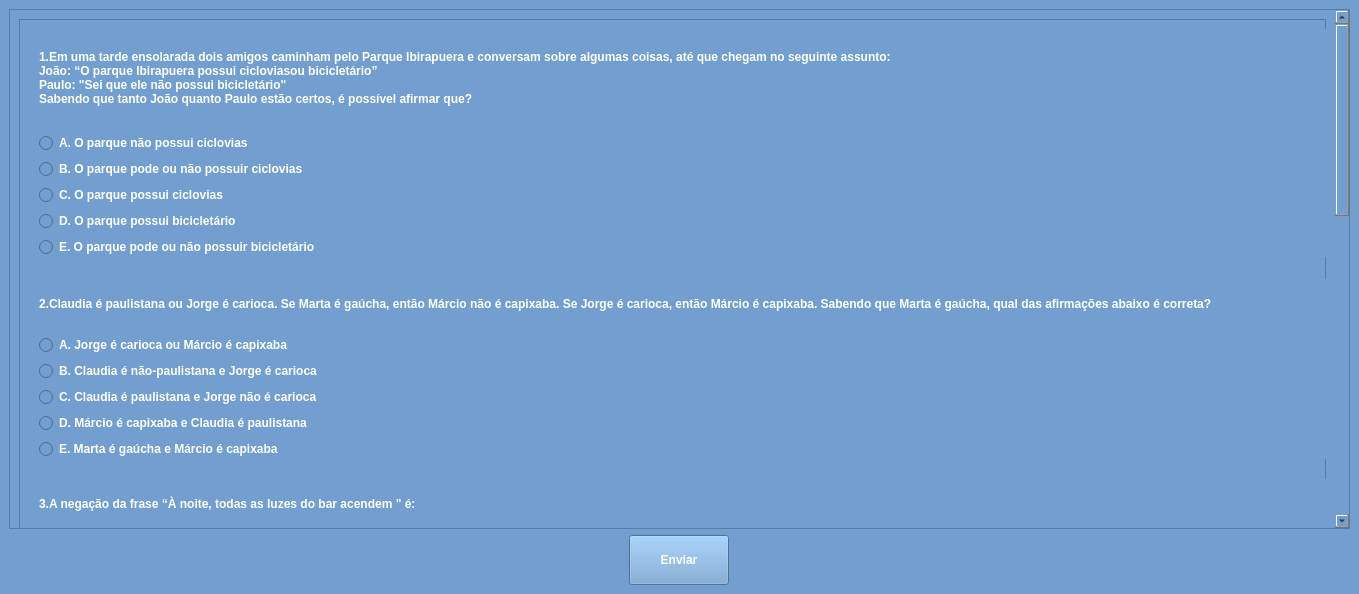
<?xml version="1.0" encoding="UTF-8"?>
<ui version="4.0">
 <class>Quiz</class>
 <widget class="QMainWindow" name="Quiz">
  <property name="geometry">
   <rect>
    <x>0</x>
    <y>0</y>
    <width>1359</width>
    <height>594</height>
   </rect>
  </property>
  <property name="minimumSize">
   <size>
    <width>500</width>
    <height>500</height>
   </size>
  </property>
  <property name="maximumSize">
   <size>
    <width>2000</width>
    <height>2000</height>
   </size>
  </property>
  <property name="windowTitle">
   <string>MainWindow</string>
  </property>
  <widget class="QWidget" name="centralwidget">
   <property name="styleSheet">
    <string notr="true">background-color: rgb(114, 159, 207);</string>
   </property>
   <layout class="QGridLayout" name="gridLayout">
    <item row="0" column="0">
     <widget class="QScrollArea" name="scrollArea">
      <property name="minimumSize">
       <size>
        <width>300</width>
        <height>300</height>
       </size>
      </property>
      <property name="maximumSize">
       <size>
        <width>2000</width>
        <height>2000</height>
       </size>
      </property>
      <property name="styleSheet">
       <string notr="true">background-color: rgb(114, 159, 207);</string>
      </property>
      <property name="widgetResizable">
       <bool>true</bool>
      </property>
      <widget class="QWidget" name="scrollAreaWidgetContents">
       <property name="geometry">
        <rect>
         <x>0</x>
         <y>0</y>
         <width>1329</width>
         <height>1312</height>
        </rect>
       </property>
       <property name="styleSheet">
        <string notr="true">background-color: rgb(114, 159, 207);</string>
       </property>
       <layout class="QGridLayout" name="gridLayout_2">
        <item row="0" column="0">
         <widget class="QFrame" name="frame">
          <property name="minimumSize">
           <size>
            <width>0</width>
            <height>1300</height>
           </size>
          </property>
          <property name="styleSheet">
           <string notr="true">background-color: rgb(114, 159, 207);</string>
          </property>
          <property name="frameShape">
           <enum>QFrame::StyledPanel</enum>
          </property>
          <property name="frameShadow">
           <enum>QFrame::Raised</enum>
          </property>
          <widget class="QWidget" name="layoutWidget">
           <property name="geometry">
            <rect>
             <x>20</x>
             <y>260</y>
             <width>1295</width>
             <height>180</height>
            </rect>
           </property>
           <layout class="QVBoxLayout" name="verticalLayout_4">
            <item>
             <widget class="QLabel" name="label_2">
              <property name="font">
               <font>
                <weight>75</weight>
                <bold>true</bold>
               </font>
              </property>
              <property name="styleSheet">
               <string notr="true">color: rgb(255, 255, 255);</string>
              </property>
              <property name="text">
               <string>2.Claudia é paulistana ou Jorge é carioca. Se Marta é gaúcha, então Márcio não é capixaba. Se Jorge é carioca, então Márcio é capixaba. Sabendo que Marta é gaúcha, qual das afirmações abaixo é correta?</string>
              </property>
             </widget>
            </item>
            <item>
             <widget class="QRadioButton" name="radioButton_6">
              <property name="font">
               <font>
                <weight>75</weight>
                <bold>true</bold>
               </font>
              </property>
              <property name="styleSheet">
               <string notr="true">color: rgb(255, 255, 255);</string>
              </property>
              <property name="text">
               <string>A. Jorge é carioca ou Márcio é capixaba</string>
              </property>
             </widget>
            </item>
            <item>
             <widget class="QRadioButton" name="radioButton_7">
              <property name="font">
               <font>
                <weight>75</weight>
                <bold>true</bold>
               </font>
              </property>
              <property name="styleSheet">
               <string notr="true">color: rgb(255, 255, 255);</string>
              </property>
              <property name="text">
               <string>B. Claudia é não-paulistana e Jorge é carioca</string>
              </property>
             </widget>
            </item>
            <item>
             <widget class="QRadioButton" name="radioButton_8">
              <property name="font">
               <font>
                <weight>75</weight>
                <bold>true</bold>
               </font>
              </property>
              <property name="styleSheet">
               <string notr="true">color: rgb(255, 255, 255);</string>
              </property>
              <property name="text">
               <string>C. Claudia é paulistana e Jorge não é carioca</string>
              </property>
             </widget>
            </item>
            <item>
             <widget class="QRadioButton" name="radioButton_9">
              <property name="font">
               <font>
                <weight>75</weight>
                <bold>true</bold>
               </font>
              </property>
              <property name="styleSheet">
               <string notr="true">color: rgb(255, 255, 255);</string>
              </property>
              <property name="text">
               <string>D. Márcio é capixaba e Claudia é paulistana</string>
              </property>
             </widget>
            </item>
            <item>
             <widget class="QRadioButton" name="radioButton_10">
              <property name="font">
               <font>
                <weight>75</weight>
                <bold>true</bold>
               </font>
              </property>
              <property name="styleSheet">
               <string notr="true">color: rgb(255, 255, 255);</string>
              </property>
              <property name="text">
               <string>E. Marta é gaúcha e Márcio é capixaba</string>
              </property>
             </widget>
            </item>
           </layout>
          </widget>
          <widget class="QWidget" name="layoutWidget_2">
           <property name="geometry">
            <rect>
             <x>20</x>
             <y>460</y>
             <width>1295</width>
             <height>180</height>
            </rect>
           </property>
           <layout class="QVBoxLayout" name="verticalLayout_5">
            <item>
             <widget class="QLabel" name="label_3">
              <property name="font">
               <font>
                <weight>75</weight>
                <bold>true</bold>
               </font>
              </property>
              <property name="styleSheet">
               <string notr="true">color: rgb(255, 255, 255);</string>
              </property>
              <property name="text">
               <string>3.A negação da frase “À noite, todas as luzes do bar acendem &quot; é:</string>
              </property>
             </widget>
            </item>
            <item>
             <widget class="QRadioButton" name="radioButton_11">
              <property name="font">
               <font>
                <weight>75</weight>
                <bold>true</bold>
               </font>
              </property>
              <property name="styleSheet">
               <string notr="true">color: rgb(255, 255, 255);</string>
              </property>
              <property name="text">
               <string>A. À noite, nenhum a luz do bar acende</string>
              </property>
             </widget>
            </item>
            <item>
             <widget class="QRadioButton" name="radioButton_12">
              <property name="font">
               <font>
                <weight>75</weight>
                <bold>true</bold>
               </font>
              </property>
              <property name="styleSheet">
               <string notr="true">color: rgb(255, 255, 255);</string>
              </property>
              <property name="text">
               <string>B. De dia, todas as luzes do bar acendem</string>
              </property>
             </widget>
            </item>
            <item>
             <widget class="QRadioButton" name="radioButton_13">
              <property name="font">
               <font>
                <weight>75</weight>
                <bold>true</bold>
               </font>
              </property>
              <property name="styleSheet">
               <string notr="true">color: rgb(255, 255, 255);</string>
              </property>
              <property name="text">
               <string>C. De dia, nenhum a luz do bar acende</string>
              </property>
             </widget>
            </item>
            <item>
             <widget class="QRadioButton" name="radioButton_14">
              <property name="font">
               <font>
                <weight>75</weight>
                <bold>true</bold>
               </font>
              </property>
              <property name="styleSheet">
               <string notr="true">color: rgb(255, 255, 255);</string>
              </property>
              <property name="text">
               <string>D. De dia, tem pelo m enos um a luz do bar que não acende</string>
              </property>
             </widget>
            </item>
            <item>
             <widget class="QRadioButton" name="radioButton_15">
              <property name="font">
               <font>
                <weight>75</weight>
                <bold>true</bold>
               </font>
              </property>
              <property name="styleSheet">
               <string notr="true">color: rgb(255, 255, 255);</string>
              </property>
              <property name="text">
               <string>E. À noite, tem pelo m enos um a luz do bar que não acende</string>
              </property>
             </widget>
            </item>
           </layout>
          </widget>
          <widget class="QWidget" name="layoutWidget_3">
           <property name="geometry">
            <rect>
             <x>20</x>
             <y>660</y>
             <width>1296</width>
             <height>180</height>
            </rect>
           </property>
           <layout class="QVBoxLayout" name="verticalLayout_6">
            <item>
             <widget class="QLabel" name="label_4">
              <property name="font">
               <font>
                <weight>75</weight>
                <bold>true</bold>
               </font>
              </property>
              <property name="styleSheet">
               <string notr="true">color: rgb(255, 255, 255);</string>
              </property>
              <property name="text">
               <string>4.Vamos considerar que a frase “Nenhum a pessoa sedentária pratica atividade física&quot; é falsa, qual das seguintes proposições é verdadeira?</string>
              </property>
             </widget>
            </item>
            <item>
             <widget class="QRadioButton" name="radioButton_16">
              <property name="font">
               <font>
                <weight>75</weight>
                <bold>true</bold>
               </font>
              </property>
              <property name="styleSheet">
               <string notr="true">color: rgb(255, 255, 255);</string>
              </property>
              <property name="text">
               <string>A. Pelo menos um a pessoa sedentária pratica atividade física</string>
              </property>
             </widget>
            </item>
            <item>
             <widget class="QRadioButton" name="radioButton_17">
              <property name="font">
               <font>
                <weight>75</weight>
                <bold>true</bold>
               </font>
              </property>
              <property name="styleSheet">
               <string notr="true">color: rgb(255, 255, 255);</string>
              </property>
              <property name="text">
               <string>B. Algum as pessoas sedentárias não praticam atividade física</string>
              </property>
             </widget>
            </item>
            <item>
             <widget class="QRadioButton" name="radioButton_18">
              <property name="font">
               <font>
                <weight>75</weight>
                <bold>true</bold>
               </font>
              </property>
              <property name="styleSheet">
               <string notr="true">color: rgb(255, 255, 255);</string>
              </property>
              <property name="text">
               <string>C. Não há pessoa sedentária que pratique atividade física</string>
              </property>
             </widget>
            </item>
            <item>
             <widget class="QRadioButton" name="radioButton_19">
              <property name="font">
               <font>
                <weight>75</weight>
                <bold>true</bold>
               </font>
              </property>
              <property name="styleSheet">
               <string notr="true">color: rgb(255, 255, 255);</string>
              </property>
              <property name="text">
               <string>D. Toda pessoa sedentária pratica atividade física</string>
              </property>
             </widget>
            </item>
            <item>
             <widget class="QRadioButton" name="radioButton_20">
              <property name="font">
               <font>
                <weight>75</weight>
                <bold>true</bold>
               </font>
              </property>
              <property name="styleSheet">
               <string notr="true">color: rgb(255, 255, 255);</string>
              </property>
              <property name="text">
               <string>E. Toda pessoa sedentária não pratica atividade física</string>
              </property>
             </widget>
            </item>
           </layout>
          </widget>
          <widget class="QWidget" name="layoutWidget_4">
           <property name="geometry">
            <rect>
             <x>20</x>
             <y>860</y>
             <width>1295</width>
             <height>180</height>
            </rect>
           </property>
           <layout class="QVBoxLayout" name="verticalLayout_7">
            <item>
             <widget class="QLabel" name="label_5">
              <property name="font">
               <font>
                <weight>75</weight>
                <bold>true</bold>
               </font>
              </property>
              <property name="styleSheet">
               <string notr="true">color: rgb(255, 255, 255);</string>
              </property>
              <property name="text">
               <string>5.É dada a seguinte série: 5 ,4 , 6, 5, 7, 6. Qual é o próximo núm ero da sequência?</string>
              </property>
             </widget>
            </item>
            <item>
             <widget class="QRadioButton" name="radioButton_21">
              <property name="font">
               <font>
                <weight>75</weight>
                <bold>true</bold>
               </font>
              </property>
              <property name="styleSheet">
               <string notr="true">color: rgb(255, 255, 255);</string>
              </property>
              <property name="text">
               <string>A. 8</string>
              </property>
             </widget>
            </item>
            <item>
             <widget class="QRadioButton" name="radioButton_22">
              <property name="font">
               <font>
                <weight>75</weight>
                <bold>true</bold>
               </font>
              </property>
              <property name="styleSheet">
               <string notr="true">color: rgb(255, 255, 255);</string>
              </property>
              <property name="text">
               <string>B. 3</string>
              </property>
             </widget>
            </item>
            <item>
             <widget class="QRadioButton" name="radioButton_23">
              <property name="font">
               <font>
                <weight>75</weight>
                <bold>true</bold>
               </font>
              </property>
              <property name="styleSheet">
               <string notr="true">color: rgb(255, 255, 255);</string>
              </property>
              <property name="text">
               <string>C. 6</string>
              </property>
             </widget>
            </item>
            <item>
             <widget class="QRadioButton" name="radioButton_24">
              <property name="font">
               <font>
                <weight>75</weight>
                <bold>true</bold>
               </font>
              </property>
              <property name="styleSheet">
               <string notr="true">color: rgb(255, 255, 255);</string>
              </property>
              <property name="text">
               <string>D. 7</string>
              </property>
             </widget>
            </item>
            <item>
             <widget class="QRadioButton" name="radioButton_25">
              <property name="font">
               <font>
                <weight>75</weight>
                <bold>true</bold>
               </font>
              </property>
              <property name="styleSheet">
               <string notr="true">color: rgb(255, 255, 255);</string>
              </property>
              <property name="text">
               <string>E. 5</string>
              </property>
             </widget>
            </item>
           </layout>
          </widget>
          <widget class="QWidget" name="layoutWidget_5">
           <property name="geometry">
            <rect>
             <x>20</x>
             <y>1060</y>
             <width>1447</width>
             <height>196</height>
            </rect>
           </property>
           <layout class="QVBoxLayout" name="verticalLayout_8">
            <item>
             <widget class="QLabel" name="label_6">
              <property name="font">
               <font>
                <weight>75</weight>
                <bold>true</bold>
               </font>
              </property>
              <property name="styleSheet">
               <string notr="true">color: rgb(255, 255, 255);</string>
              </property>
              <property name="text">
               <string>6.Você recebe um email contendo um link que pode te levar a um vírus ou a um celular de últim a geração. O email contém a seguinte mensagem :
 “ Não é verdade que este link não contém um vírus.&quot;. Você sabe que o conteúdo no texto do email é verdadeiro.</string>
              </property>
             </widget>
            </item>
            <item>
             <widget class="QRadioButton" name="radioButton_26">
              <property name="font">
               <font>
                <weight>75</weight>
                <bold>true</bold>
               </font>
              </property>
              <property name="styleSheet">
               <string notr="true">color: rgb(255, 255, 255);</string>
              </property>
              <property name="text">
               <string>A. Um vírus</string>
              </property>
             </widget>
            </item>
            <item>
             <widget class="QRadioButton" name="radioButton_27">
              <property name="font">
               <font>
                <weight>75</weight>
                <bold>true</bold>
               </font>
              </property>
              <property name="styleSheet">
               <string notr="true">color: rgb(255, 255, 255);</string>
              </property>
              <property name="text">
               <string>B . Um vírus e um celular</string>
              </property>
             </widget>
            </item>
            <item>
             <widget class="QRadioButton" name="radioButton_28">
              <property name="font">
               <font>
                <weight>75</weight>
                <bold>true</bold>
               </font>
              </property>
              <property name="styleSheet">
               <string notr="true">color: rgb(255, 255, 255);</string>
              </property>
              <property name="text">
               <string>C. Um vírus ou um celular</string>
              </property>
             </widget>
            </item>
            <item>
             <widget class="QRadioButton" name="radioButton_29">
              <property name="font">
               <font>
                <weight>75</weight>
                <bold>true</bold>
               </font>
              </property>
              <property name="styleSheet">
               <string notr="true">color: rgb(255, 255, 255);</string>
              </property>
              <property name="text">
               <string>D. Um celular</string>
              </property>
             </widget>
            </item>
            <item>
             <widget class="QRadioButton" name="radioButton_30">
              <property name="font">
               <font>
                <weight>75</weight>
                <bold>true</bold>
               </font>
              </property>
              <property name="styleSheet">
               <string notr="true">color: rgb(255, 255, 255);</string>
              </property>
              <property name="text">
               <string>E. O link está vazio</string>
              </property>
             </widget>
            </item>
           </layout>
          </widget>
          <widget class="QWidget" name="layoutWidget">
           <property name="geometry">
            <rect>
             <x>20</x>
             <y>10</y>
             <width>1295</width>
             <height>228</height>
            </rect>
           </property>
           <layout class="QVBoxLayout" name="verticalLayout_3">
            <item>
             <widget class="QLabel" name="label">
              <property name="font">
               <font>
                <weight>75</weight>
                <bold>true</bold>
               </font>
              </property>
              <property name="styleSheet">
               <string notr="true">color: rgb(255, 255, 255);</string>
              </property>
              <property name="text">
               <string>1.Em uma tarde ensolarada dois amigos caminham pelo Parque Ibirapuera e conversam sobre algumas coisas, até que chegam no seguinte assunto:
João: “O parque Ibirapuera possui cicloviasou bicicletário”
Paulo: &quot;Sei que ele não possui bicicletário&quot;
Sabendo que tanto João quanto Paulo estão certos, é possível afirmar que?</string>
              </property>
             </widget>
            </item>
            <item>
             <widget class="QRadioButton" name="radioButton1">
              <property name="font">
               <font>
                <weight>75</weight>
                <bold>true</bold>
               </font>
              </property>
              <property name="styleSheet">
               <string notr="true">color: rgb(255, 255, 255);</string>
              </property>
              <property name="text">
               <string>A. O parque não possui ciclovias</string>
              </property>
             </widget>
            </item>
            <item>
             <widget class="QRadioButton" name="radioButton_2">
              <property name="font">
               <font>
                <weight>75</weight>
                <bold>true</bold>
               </font>
              </property>
              <property name="styleSheet">
               <string notr="true">color: rgb(255, 255, 255);</string>
              </property>
              <property name="text">
               <string>B. O parque pode ou não possuir ciclovias</string>
              </property>
             </widget>
            </item>
            <item>
             <widget class="QRadioButton" name="radioButton_3">
              <property name="font">
               <font>
                <weight>75</weight>
                <bold>true</bold>
               </font>
              </property>
              <property name="styleSheet">
               <string notr="true">color: rgb(255, 255, 255);</string>
              </property>
              <property name="text">
               <string>C. O parque possui ciclovias</string>
              </property>
             </widget>
            </item>
            <item>
             <widget class="QRadioButton" name="radioButton_4">
              <property name="font">
               <font>
                <weight>75</weight>
                <bold>true</bold>
               </font>
              </property>
              <property name="styleSheet">
               <string notr="true">color: rgb(255, 255, 255);</string>
              </property>
              <property name="text">
               <string>D. O parque possui bicicletário</string>
              </property>
             </widget>
            </item>
            <item>
             <widget class="QRadioButton" name="radioButton_5">
              <property name="font">
               <font>
                <weight>75</weight>
                <bold>true</bold>
               </font>
              </property>
              <property name="styleSheet">
               <string notr="true">color: rgb(255, 255, 255);</string>
              </property>
              <property name="text">
               <string>E. O parque pode ou não possuir bicicletário</string>
              </property>
             </widget>
            </item>
           </layout>
          </widget>
         </widget>
        </item>
       </layout>
      </widget>
     </widget>
    </item>
    <item row="1" column="0" alignment="Qt::AlignHCenter">
     <widget class="QPushButton" name="pushButtonEnviar">
      <property name="minimumSize">
       <size>
        <width>100</width>
        <height>50</height>
       </size>
      </property>
      <property name="maximumSize">
       <size>
        <width>100</width>
        <height>50</height>
       </size>
      </property>
      <property name="font">
       <font>
        <weight>75</weight>
        <bold>true</bold>
       </font>
      </property>
      <property name="layoutDirection">
       <enum>Qt::LeftToRight</enum>
      </property>
      <property name="styleSheet">
       <string notr="true">color: rgb(255, 255, 255);</string>
      </property>
      <property name="text">
       <string>Enviar</string>
      </property>
     </widget>
    </item>
   </layout>
  </widget>
 </widget>
 <resources/>
 <connections/>
</ui>
